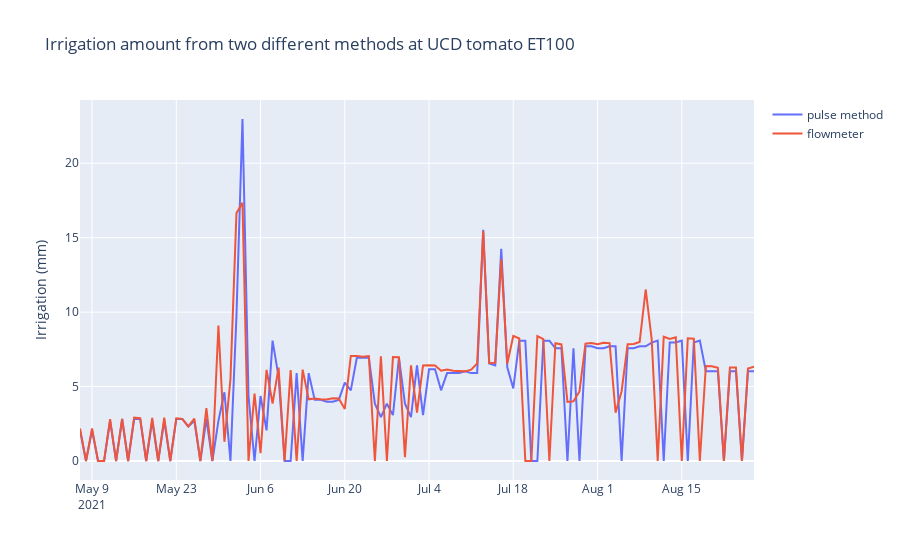

Here is the notebook cell this chart was saved with:
### Code cell
figure = go.FigureWidget(
    data=[
        go.Scatter(
            x=tom_ET100_both["time"],
            y=tom_ET100_both["volume (mm)"],
            name="pulse method",
        ),
        go.Scatter(
            x=tom_ET100_both["Date_tom"],
            y=tom_ET100_both["ET100_tom"],
            name="flowmeter",
            
        ),
    ]
   
)
figure.update_layout(title = 'Irrigation amount from two different methods at UCD tomato ET100', yaxis ={'title': 'Irrigation (mm)'} )
figure.show()
